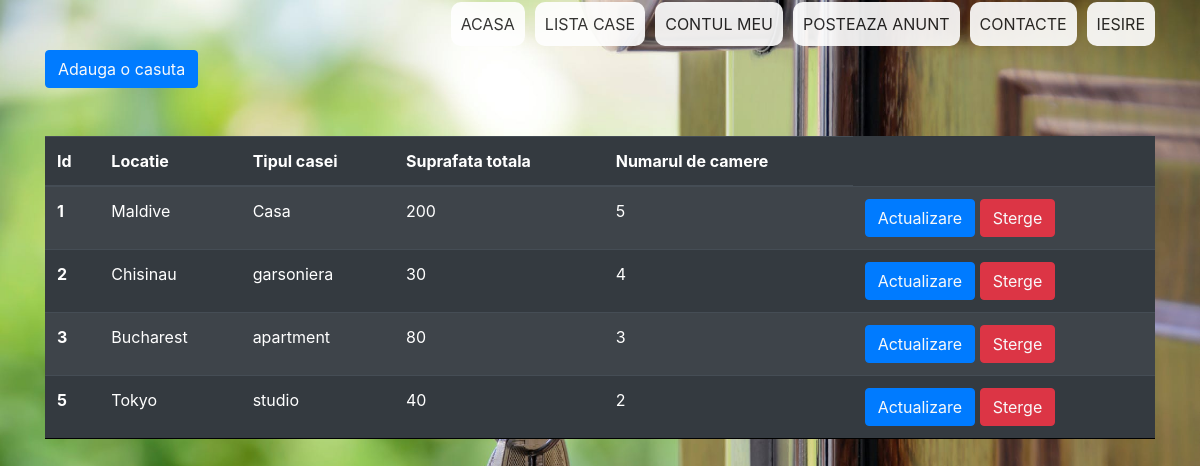
The app's page /crud/display.php, older data.
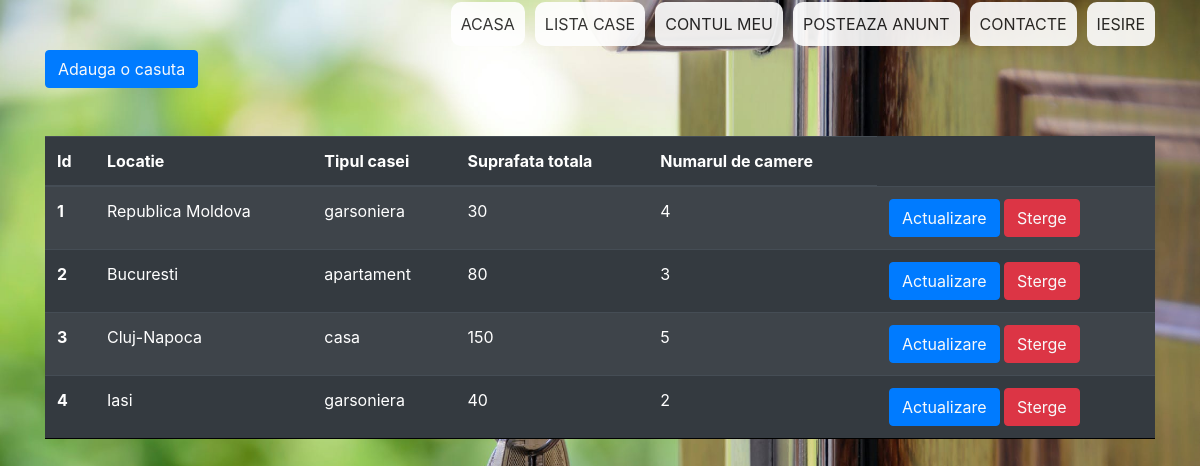
The same page, newer data.
### tables this page shows
CREATE TABLE `casute` (
  `id` int(255) NOT NULL,
  `locatie` varchar(255) NOT NULL,
  `tip` varchar(255) NOT NULL,
  `suprafata` varchar(255) NOT NULL,
  `camere` int(255) NOT NULL
);

### crud/display.php (the view, shortened to what this page needs)
<?php
include 'connect.php';
?>
<!DOCTYPE html>
<html lang="en">
<head>
    <link rel="stylesheet" href="https://stackpath.bootstrapcdn.com/bootstrap/4.3.1/css/bootstrap.min.css">
    <link rel="stylesheet" href="../css/style.css">
</head>
<body>
<header>
    <nav class="top-navbar">
  <ul>
    <li><a class = "navlink" href="../logout.php">IESIRE</a></li>
    <li><a class = "navlink" href="../contacte/contact.php">CONTACTE</a></li>
    <li><a class = "navlink" href="../crud/display.php">POSTEAZA ANUNT</a></li>
    <li><a class = "navlink" href="../myaccount.php">CONTUL MEU</a></li>
    <li><a class = "navlink" href="../catalog.php">LISTA CASE</a></li>
    <li><a class = "navlink" href="../index.php">ACASA</a></li>
  </ul>
  </nav>
<div class="container">
  <button class="btn btn-primary my-5"><a href="user.php" class="text-light">Adauga o casuta</a>
</button>
<table class="table table-striped table-dark">
  <thead>
    <tr>
      <th scope="col">Id</th>
      <th scope="col">Locatie</th>
      <th scope="col">Tipul casei</th>
      <th scope="col">Suprafata totala</th>
      <th scope="col">Numarul de camere</th>
    </tr>
  </thead>
  <tbody>
  <?php
$sql="Select * from `casute`";
$result=mysqli_query($con,$sql);
if($result){
  while($row=mysqli_fetch_assoc($result)){
    $id=$row['id'];
    $locatie=$row['locatie'];
    $tip=$row['tip'];
    $suprafata=$row['suprafata'];
    $camere=$row['camere'];
    echo '<tr>
    <th scope="row">'.$id.'</th>
    <td>'.$locatie.'</td>
    <td>'.$tip.'</td>
    <td>'.$suprafata.'</td>
    <td>'.$camere.'</td>
    <td>
       <button class="btn btn-primary"><a href="update.php?updateid='.$id.' " class="text-light">Actualizare</a></button>
       <button class="btn btn-danger"><a href="delete.php?deleteid='.$id.' " class="text-light">Sterge</a></button>
      </td>
  </tr>';
  }
}
?>
  </tbody>
</table>
</div>
</header>
</body>
</html>

### css/style.css (style rules this page uses)
ul { list-style-type: none; margin: 0; padding: 0; }
li a { display: block; }
.navlink { text-decoration: none; }
body { background-image: url("../css/login-bg1.jpg"); background-repeat: no-repeat; background-size: cover; width: 100%; height: 100%; margin: 0; }
.navlink:link { color: #222222; background-color: transparent; text-decoration: none; }
.top-navbar { margin-top: 2px; width: 100%; height: 20%; }
.top-navbar .navlink { padding: 10px; float: right; background-color: white; border-radius: 10px; margin: 0 5px; opacity: 0.9; }
.top-navbar li::after { padding-left: 10px; }
.top-navbar ul:first-child { padding-right: 40px; }
td { padding: 5px; }
tr { text-align: left; border-bottom: 1px solid black; }
table { width: 100%; border-collapse: collapse; }

Row changes from the older to the newer data that the page shows:
removed casute: id "5", locatie "Tokyo", tip "studio", suprafata "40", camere "2"
changed casute id 1: locatie "Maldive" → "Republica Moldova"; tip "Casa" → "garsoniera"; suprafata "200" → "30"; camere "5" → "4"
changed casute id 2: locatie "Chisinau" → "Bucuresti"; tip "garsoniera" → "apartament"; suprafata "30" → "80"; camere "4" → "3"
changed casute id 3: locatie "Bucharest" → "Cluj-Napoca"; tip "apartment" → "casa"; suprafata "80" → "150"; camere "3" → "5"
added casute: id "4", locatie "Iasi", tip "garsoniera", suprafata "40", camere "2"
